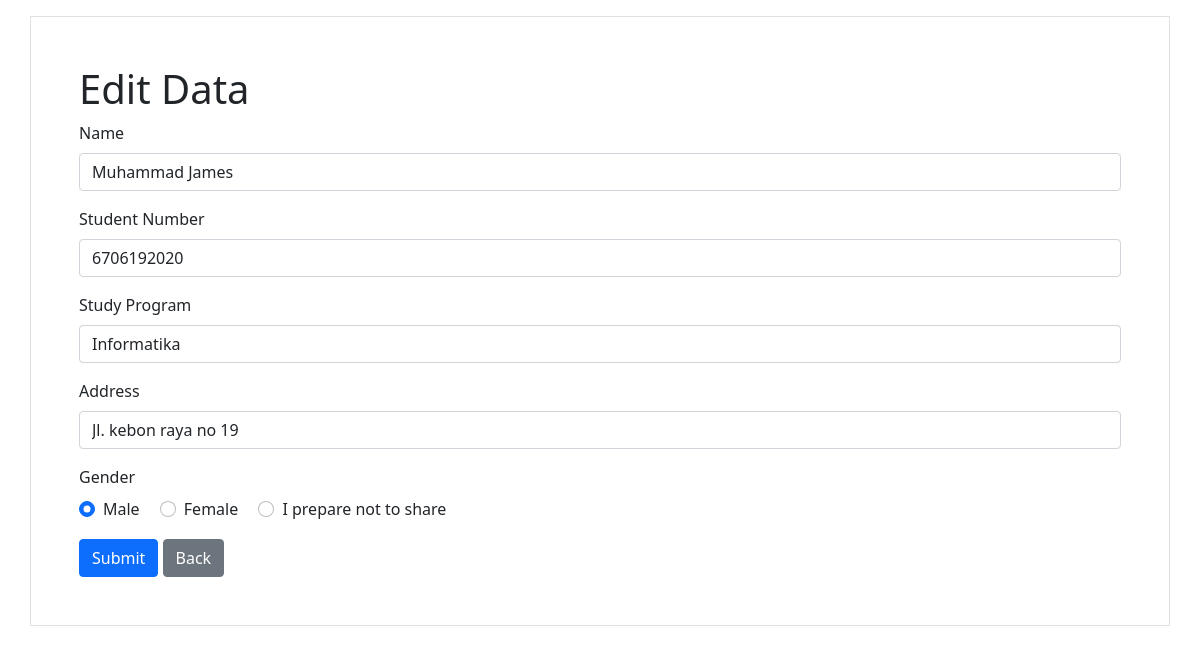
The app's page /pages/membersdata-edit.php?id=1 with its own data.
### tables this page shows
CREATE TABLE `member` (
  `id` int(11) NOT NULL,
  `name` varchar(255) NOT NULL,
  `s_code` varchar(255) NOT NULL,
  `study` varchar(255) NOT NULL,
  `adress` varchar(255) NOT NULL,
  `gender` varchar(50) NOT NULL
);

### pages/membersdata-edit.php (the view, shortened to what this page needs)
<?php
require_once 'functions/connection.php';
$id = $_GET["id"];
$query = mysqli_query($conn, "SELECT * FROM member WHERE id = $id");
$rows = [];
while ($row = mysqli_fetch_assoc($query)) {
    $rows[] = $row;
}
?>
<!doctype html>
<html lang="en">
<head>
    <link href="https://cdn.jsdelivr.net/npm/bootstrap@5.0.2/dist/css/bootstrap.min.css" rel="stylesheet">
</head>
<body>
    <section>
        <div class="container mt-3 border p-5 mb-3">
            <form enctype="multipart/form-data" action="" method="POST">
                <h1>Edit Data</h1>
                <div class="mb-3">
                    <label for="ename" class="form-label">Name</label>
                    <input type="text" class="form-control" name="ename" id="ename" value="<?= $rows[0]["name"] ?>" required>
                </div>
                <div class="mb-3">
                    <label for="esnumber" class="form-label">Student Number</label>
                    <input type="text" class="form-control" name="esnumber" id="esnumber" value="<?= $rows[0]["s_code"] ?>" required>
                </div>
                <div class="mb-3">
                    <label for="estudy" class="form-label">Study Program</label>
                    <input type="text" class="form-control" name="estudy" id="estudy" value="<?= $rows[0]["study"] ?>" required>
                </div>
                <div class="mb-3">
                    <label for="eadress" class="form-label">Address</label>
                    <input type="text" class="form-control" name="eadress" id="eadress" value="<?= $rows[0]["adress"] ?>" required>
                </div>
                <div class="mb-3">
                    <label for="gender" class="form-label">Gender</label><br>
                    <div class="form-check form-check-inline">
                        <input class="form-check-input" type="radio" name="egender" id="emale" value="Male" required <?php echo ($rows[0]["gender"] == "Male" ? "checked" : "") ?>>
                        <label class="form-check-label" for="emale">
                            Male
                        </label>
                    </div>
                    <div class="form-check form-check-inline">
                        <input class="form-check-input" type="radio" name="egender" id="efemale" value="Female" required <?php echo ($rows[0]["gender"] == "Female" ? "checked" : "") ?>>
                        <label class="form-check-label" for="efemale">
                            Female
                        </label>
                    </div>
                    <div class="form-check form-check-inline">
                        <input class="form-check-input" type="radio" name="egender" id="enot" value="I prepare not to share" required <?php echo ($rows[0]["gender"] == "I prepare not to share" ? "checked" : "") ?>>
                        <label class="form-check-label" for="enot">
                            I prepare not to share
                        </label>
                    </div>
                </div>
                <button type="submit" name="btneditm" class="btn btn-primary">Submit</button>
                <a class="btn btn-secondary" href="utama.php?p=membersdata" role="button">Back</a>
            </form>
        </div>
    </section>
</body>
</html>

### records on screen
member: ename "Muhammad James", esnumber "6706192020", estudy "Informatika", eadress "Jl. kebon raya no 19", gender "☑ Male", gender "☐ Female", gender "☐ I prepare not to share"
